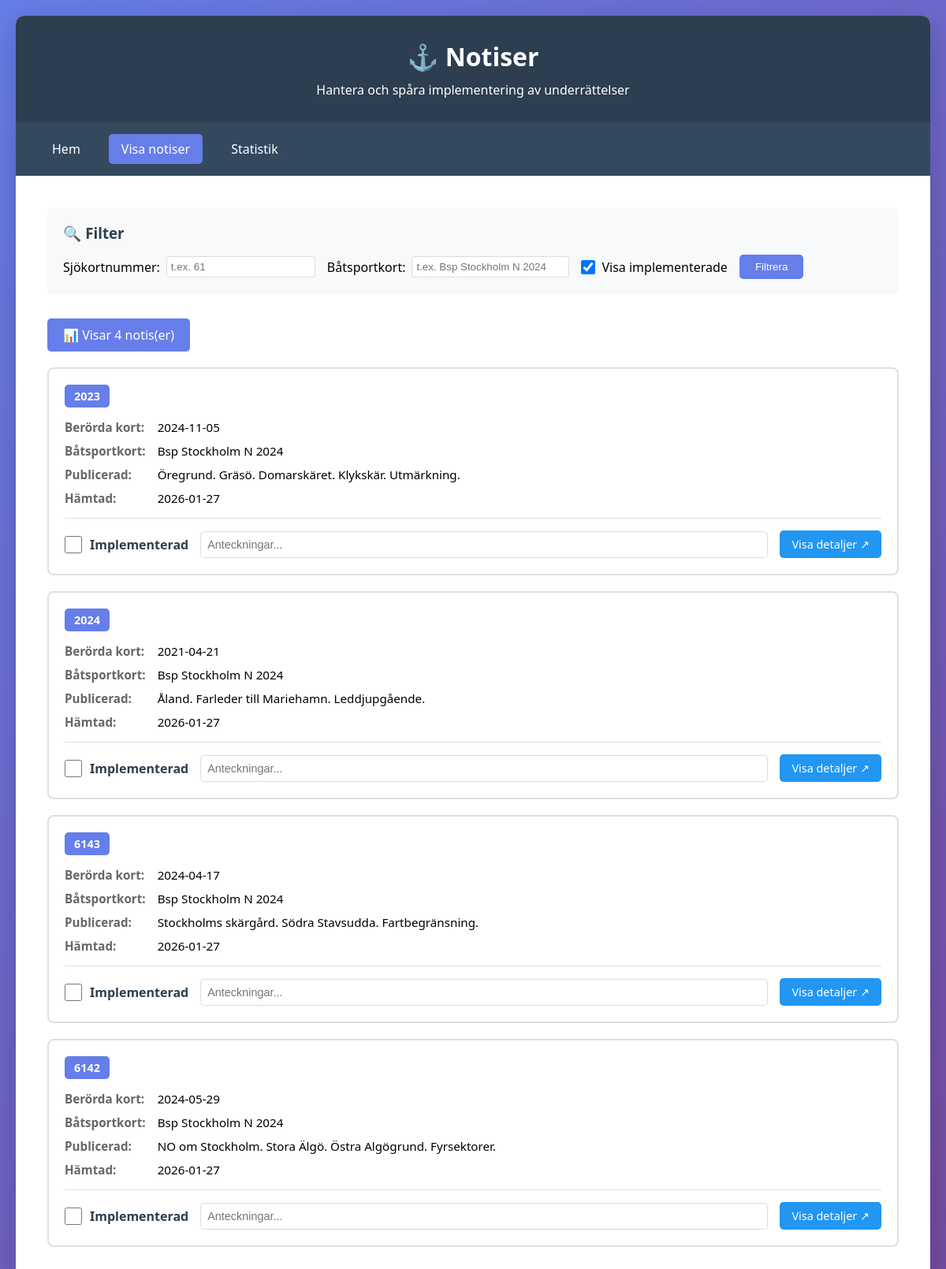
Screenshot of /notices with the database file from the repository.
### tables this page shows
CREATE TABLE implementation_status (
            id INTEGER PRIMARY KEY AUTOINCREMENT,
            notice_id INTEGER,
            implemented BOOLEAN DEFAULT 0,
            implemented_date TEXT,
            notes TEXT,
            FOREIGN KEY (notice_id) REFERENCES notices(id)
        );

CREATE TABLE notices (
            id INTEGER PRIMARY KEY AUTOINCREMENT,
            notice_number TEXT,
            title TEXT,
            affected_charts TEXT,
            sjokort_nummer TEXT,
            batsportkort TEXT,
            published_date TEXT,
            area TEXT,
            content TEXT,
            url TEXT,
            scraped_date TEXT
        );

### app.py (the view)
@app.route('/notices')
def list_notices():
    conn = get_db()
    c = conn.cursor()
    sjokort = request.args.get('sjokort', '')
    batsportkort = request.args.get('batsportkort', '')
    show_implemented = request.args.get('show_implemented', '1')
    query = '''
        SELECT n.id, n.notice_number, n.title, n.affected_charts, n.sjokort_nummer, n.batsportkort,
               n.published_date, n.content, n.url, n.scraped_date,
               i.implemented, i.implemented_date, i.notes
        FROM notices n
        LEFT JOIN implementation_status i ON n.id = i.notice_id
        WHERE 1=1
    '''
    params = []
    if sjokort:
        query += ' AND n.sjokort_nummer = ?'
        params.append(sjokort)
    if batsportkort:
        query += ' AND n.batsportkort = ?'
        params.append(batsportkort)
    if show_implemented == '0':
        query += ' AND (i.implemented = 0 OR i.implemented IS NULL)'
    query += ' ORDER BY n.published_date DESC'
    c.execute(query, params)
    notices = c.fetchall()
    conn.close()
    return render_template('notices.html', notices=notices,
                         sjokort=sjokort, batsportkort=batsportkort,
                         show_implemented=show_implemented)

### app.py (called while the page is built)
def get_db():
    conn = sqlite3.connect(app.config['DATABASE'])
    conn.row_factory = sqlite3.Row
    return conn

### templates/notices.html (shortened to what this page needs)
<!DOCTYPE html>
<html lang="sv">
<head>
</head>
<body>
    <div class="container">
        <header>
            <h1>⚓ Notiser</h1>
            <p>Hantera och spåra implementering av underrättelser</p>
        </header>
        <nav>
            <a href="/">Hem</a>
            <a href="/notices" class="active">Visa notiser</a>
            <a href="/statistics">Statistik</a>
        </nav>
        <div class="content">
            <div class="filter-section">
                <h3>🔍 Filter</h3>
                <form method="get" action="/notices">
                    <div class="filter-group">
                        <label>
                            Sjökortnummer:
                            <input type="text" name="sjokort" value="{{ sjokort }}"
                                   placeholder="t.ex. 61" style="padding: 5px; border: 1px solid #ddd; border-radius: 3px;">
                        </label>
                        <label>
                            Båtsportkort:
                            <input type="text" name="batsportkort" value="{{ batsportkort }}"
                                   placeholder="t.ex. Bsp Stockholm N 2024"
                                   style="padding: 5px; border: 1px solid #ddd; border-radius: 3px; min-width: 200px;">
                        </label>
                        <label>
                            <input type="checkbox" name="show_implemented" value="1"
                                   {% if show_implemented == '1' %}checked{% endif %}>
                            Visa implementerade
                        </label>
                        <button type="submit" style="background: #667eea; color: white; border: none;
                                padding: 8px 20px; border-radius: 5px; cursor: pointer;">
                            Filtrera
                        </button>
                    </div>
                </form>
            </div>
            {% if notices %}
                <div class="notice-count">
                    📊 Visar {{ notices|length }} notis(er)
                </div>
                <div class="notices-grid">
                    {% for notice in notices %}
                    <div class="notice-card {% if notice.implemented %}implemented{% endif %}">
                        <div class="notice-header">
                            <div class="notice-number">
                                {% if notice.notice_number %}
                                <a href="https://ufs.sjofartsverket.se/Current/NoticeDetails?notice={{ notice.notice_number }}&from=search"
                                   target="_blank"
                                   title="Klicka för att se fullständig beskrivning">
                                    {{ notice.notice_number }}
                                </a>
                                {% endif %}
                            </div>
                        </div>
                        <div class="notice-info">
                            {% if notice.affected_charts %}
                            <strong>Berörda kort:</strong>
                            <span>{{ notice.affected_charts }}</span>
                            {% endif %}
                            {% if notice.batsportkort %}
                            <strong>Båtsportkort:</strong>
                            <span>{{ notice.batsportkort }}</span>
                            {% endif %}
                            <strong>Publicerad:</strong>
                            <span>{{ notice.published_date }}</span>
                            {% if notice.scraped_date %}
                            <strong>Hämtad:</strong>
                            <span>{{ notice.scraped_date[:10] }}</span>
                            {% endif %}
                        </div>
                        <div class="notice-actions">
                            <div class="checkbox-container">
                                <input type="checkbox"
                                       id="implemented_{{ notice.id }}"
                                       onchange="updateStatus({{ notice.id }}, this.checked)">
                                <label for="implemented_{{ notice.id }}">Implementerad</label>
                            </div>
                            <input type="text"
                                   class="notes-input"
                                   id="notes_{{ notice.id }}"
                                   placeholder="Anteckningar..."
                                   value="{{ notice.notes or '' }}"
                                   onblur="saveNotes({{ notice.id }}, this.value)">
                            {% if notice.notice_number %}
                            <a href="https://ufs.sjofartsverket.se/Current/NoticeDetails?notice={{ notice.notice_number }}&from=search"
                               target="_blank"
                               class="link-button">
                                Visa detaljer ↗
                            </a>
                            {% endif %}
                        </div>
                    </div>
                    {% endfor %}
                </div>
            {% endif %}
        </div>
    </div>
</body>
</html>

### templates/notices.html (style rules this page uses)
* { margin: 0; padding: 0; box-sizing: border-box; }
body { font-family: 'Segoe UI', Tahoma, Geneva, Verdana, sans-serif; background: linear-gradient(135deg, #667eea 0%, #764ba2 100%); min-height: 100vh; padding: 20px; }
.container { max-width: 1400px; margin: 0 auto; background: white; border-radius: 10px; box-shadow: 0 10px 40px rgba(0,0,0,0.2); overflow: hidden; }
header { background: #2c3e50; color: white; padding: 30px; text-align: center; }
header h1 { font-size: 2em; margin-bottom: 10px; }
nav { background: #34495e; padding: 15px 30px; display: flex; gap: 20px; flex-wrap: wrap; }
nav a { color: white; text-decoration: none; padding: 8px 16px; border-radius: 5px; transition: background 0.3s; }
nav a.active { background: #667eea; }
.content { padding: 40px; }
.filter-section { background: #f8f9fa; padding: 20px; border-radius: 8px; margin-bottom: 30px; }
.filter-section h3 { margin-bottom: 15px; color: #2c3e50; }
.filter-group { display: flex; gap: 15px; align-items: center; flex-wrap: wrap; }
.filter-group label { display: flex; align-items: center; gap: 8px; }
.filter-group input[type="checkbox"] { width: 18px; height: 18px; }
.notice-count { background: #667eea; color: white; padding: 10px 20px; border-radius: 5px; margin-bottom: 20px; display: inline-block; }
.notices-grid { display: grid; gap: 20px; }
.notice-card { background: white; border: 2px solid #e0e0e0; border-radius: 8px; padding: 20px; transition: all 0.3s; }
.notice-header { display: flex; justify-content: space-between; align-items: start; margin-bottom: 15px; gap: 15px; }
.notice-number { background: #667eea; color: white; padding: 5px 12px; border-radius: 5px; font-weight: bold; font-size: 0.9em; transition: background 0.3s; }
.notice-number a { color: white; text-decoration: none; }
.notice-info { display: grid; grid-template-columns: auto 1fr; gap: 10px 15px; margin-bottom: 15px; font-size: 0.95em; }
.notice-info strong { color: #666; }
.notice-actions { display: flex; align-items: center; gap: 15px; padding-top: 15px; border-top: 1px solid #e0e0e0; }
.checkbox-container { display: flex; align-items: center; gap: 10px; }
.checkbox-container input[type="checkbox"] { width: 22px; height: 22px; cursor: pointer; }
.checkbox-container label { cursor: pointer; font-weight: 600; color: #2c3e50; }
.notes-input { flex: 1; padding: 8px; border: 1px solid #ddd; border-radius: 5px; font-size: 0.9em; }
.link-button { background: #2196F3; color: white; padding: 8px 15px; text-decoration: none; border-radius: 5px; font-size: 0.9em; transition: background 0.3s; }

### rows the page displays
implementation_status: notice_number "2023", affected_charts "2024-11-05", batsportkort "Bsp Stockholm N 2024", published_date "Öregrund. Gräsö. Domarskäret. Klykskär. Utmärkning.", scraped_date "2026-01-27"
implementation_status: notice_number "2024", affected_charts "2021-04-21", batsportkort "Bsp Stockholm N 2024", published_date "Åland. Farleder till Mariehamn. Leddjupgående.", scraped_date "2026-01-27"
implementation_status: notice_number "6143", affected_charts "2024-04-17", batsportkort "Bsp Stockholm N 2024", published_date "Stockholms skärgård. Södra Stavsudda. Fartbegränsning.", scraped_date "2026-01-27"
implementation_status: notice_number "6142", affected_charts "2024-05-29", batsportkort "Bsp Stockholm N 2024", published_date "NO om Stockholm. Stora Älgö. Östra Algögrund. Fyrsektorer.", scraped_date "2026-01-27"

### other values shown
{{ notices|length }} "4"
